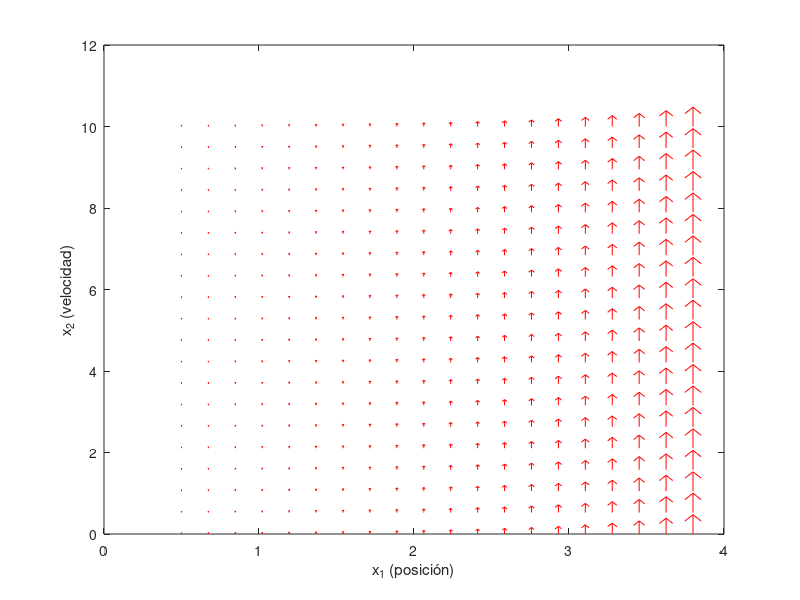

The MATLAB source for this figure:
close all;clear;clc
% % Define the constant
% a = 7.17184;
% 
% % Define the range for x1_star
% x1_star = linspace(0.5, 3.8, 1000);
% 
% % Compute the function
% y = 16 ./ (a - x1_star);
% y_max = y(end);
% % Plot the function
% figure;
% plot(x1_star, y, 'b', 'LineWidth', 2);
% xlabel('x_1^*', 'Interpreter', 'latex');
% ylabel('$\frac{16}{a - x_1^*}$', 'Interpreter', 'latex');
% title('Plot of $\frac{16}{a - x_1^*}$ with $a = 7.17184$', 'Interpreter', 'latex');
% grid on;
% 
% c=8.563;
% m=0.1410;
% 
% xx=(c/m)^2; display(xx-y_max)


% Parámetros del levitador
m = 0.141;          % masa (kg)
a = 7.17184;        % constante (cm)
b = 1.6163e-6;      % constante
c1 = 8.563;         % coeficiente de fricción
g = 9.81;           % aceleración gravitacional (m/s^2)
u_input = 1.0;      % control input

% Definición del sistema
f = @(t, y)[y(2); - g + u_input/(b * m * (a - y(1))^4)];

% Rango del espacio de estados
y1 = linspace(0.5, 3.8, 20);  % posición
y2 = linspace(0, 10, 20);     % velocidad

% Crear la malla de puntos
[x, y] = meshgrid(y1, y2);

% Inicializar derivadas
u = zeros(size(x));
v = zeros(size(x));

% Calcular el campo de vectores
t = 0;
for i = 1:numel(x)
    Yprime = f(t, [x(i); y(i)]);
    u(i) = Yprime(1);
    v(i) = Yprime(2);
end

% Graficar el campo vectorial
quiver(x, y, u, v, 'r');
xlabel('x_1 (posición)')
ylabel('x_2 (velocidad)')
axis auto
axis auto
